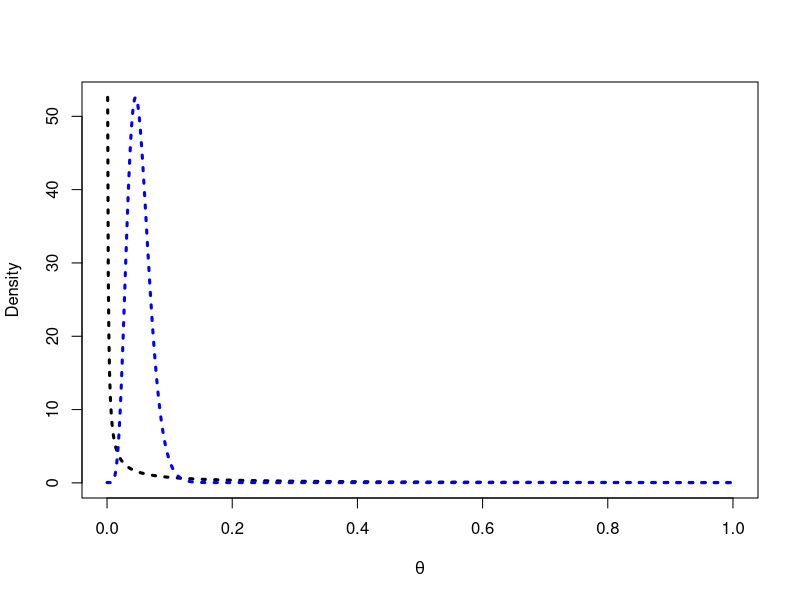
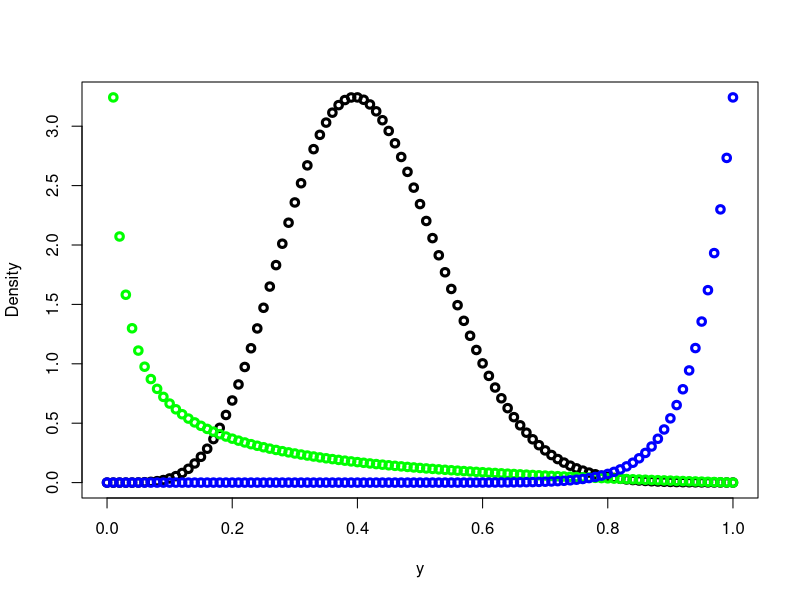
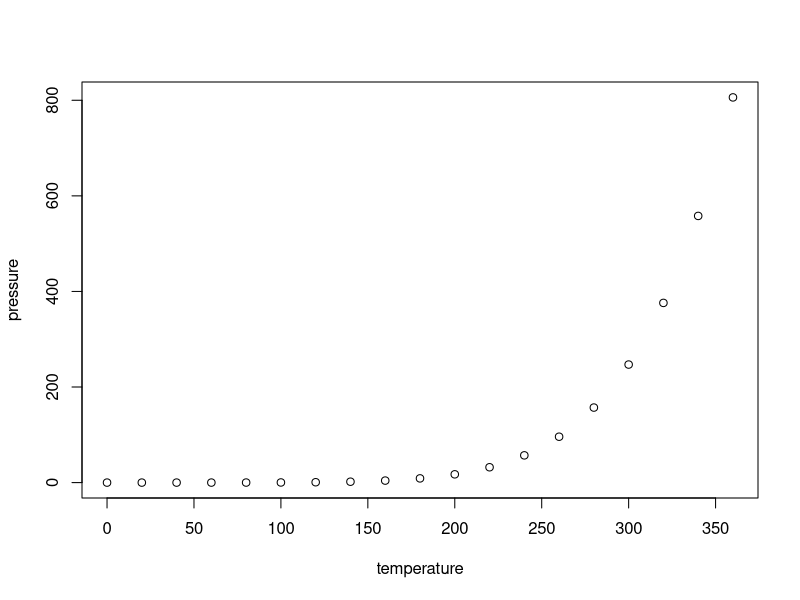

Write the R code that produced these figures, in order.
## ---- chunk 1
knitr::opts_chunk$set(echo = TRUE)
library(tidyverse)
## ---- chunk 2
obs.data = c(20.9, 69.7, 3.6, 21.8, 21.4, 0.4, 6.7, 10.0)
theta = seq(0,1,length = 1000)
prior = dgamma(theta, shape= .1, rate = 1)
sum = sum(obs.data)
posterior = dgamma(theta, shape = 8.1, rate = (sum + 1))
max(posterior)
## ---- chunk 3
plot(theta, prior,type = "l", ylab = "Density",
     lty = 3, lwd = 3, xlab = expression(theta))
par(new = TRUE)
plot(theta, posterior, type = "l",
     lty = 3, lwd = 3, axes = FALSE, col = "blue", 
     xlab = "", ylab = "") 
## ---- chunk 4
y <- seq(0,1,by = .01)
galenshore <- function(y,a,theta){
 
  galenshore <- (2/gamma(a))*theta^(2*a)*y^(2*a-1)*exp((-theta^2)*y^2)
  return(galenshore)
}
plot(x = y, 
     y = galenshore(y,3,4), 
     ylab = "Density", 
     xlab = "y", 
     lty = 3, 
     lwd = 3)
par(new = TRUE)
plot(x = y, 
     y = galenshore(y,.2,.3), 
     axes = FALSE,
     lty = 3, 
     lwd = 3,
     col = "green",
     xlab = "",
     ylab = "")
par(new = TRUE)
plot(x = y, 
     y = galenshore(y,9,.001), 
     axes = FALSE,
     lty = 3, 
     lwd = 3,
     col = "blue",
     xlab = "",
     ylab = "")

## ---- chunk 5
summary(cars)
## ---- chunk 6
plot(pressure)
